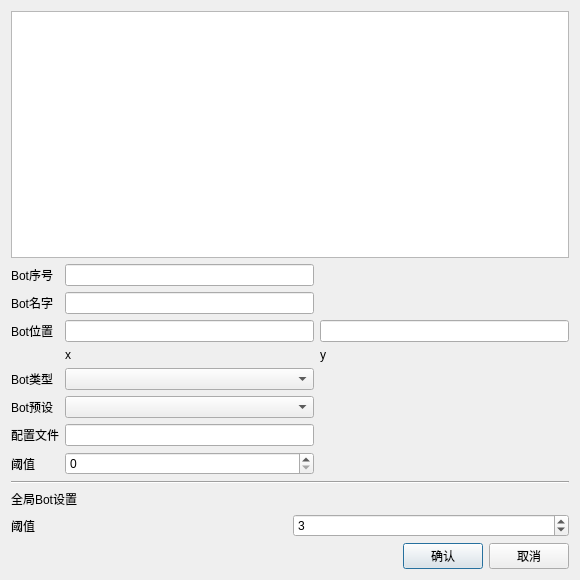
<?xml version="1.0" encoding="UTF-8"?>
<ui version="4.0">
 <class>DialogBotSettings</class>
 <widget class="QDialog" name="DialogBotSettings">
  <property name="geometry">
   <rect>
    <x>0</x>
    <y>0</y>
    <width>580</width>
    <height>580</height>
   </rect>
  </property>
  <property name="windowTitle">
   <string>Bot设置</string>
  </property>
  <layout class="QVBoxLayout" name="verticalLayout">
   <item>
    <widget class="QTableWidget" name="tableWidget"/>
   </item>
   <item>
    <layout class="QGridLayout" name="gridLayout">
     <item row="6" column="1">
      <widget class="QLineEdit" name="lineEditConfig"/>
     </item>
     <item row="3" column="1">
      <widget class="QLabel" name="label_3">
       <property name="text">
        <string>x</string>
       </property>
      </widget>
     </item>
     <item row="5" column="0">
      <widget class="QLabel" name="label_6">
       <property name="text">
        <string>Bot预设</string>
       </property>
      </widget>
     </item>
     <item row="2" column="1">
      <widget class="QLineEdit" name="lineEditX"/>
     </item>
     <item row="5" column="1">
      <widget class="QComboBox" name="comboBoxPreset"/>
     </item>
     <item row="1" column="0">
      <widget class="QLabel" name="label_8">
       <property name="text">
        <string>Bot名字</string>
       </property>
      </widget>
     </item>
     <item row="0" column="0">
      <widget class="QLabel" name="label">
       <property name="text">
        <string>Bot序号</string>
       </property>
      </widget>
     </item>
     <item row="4" column="1">
      <widget class="QComboBox" name="comboBoxBotType"/>
     </item>
     <item row="2" column="0">
      <widget class="QLabel" name="label_2">
       <property name="text">
        <string>Bot位置</string>
       </property>
      </widget>
     </item>
     <item row="0" column="1">
      <widget class="QLineEdit" name="lineEditBotNum"/>
     </item>
     <item row="3" column="2">
      <widget class="QLabel" name="label_4">
       <property name="text">
        <string>y</string>
       </property>
      </widget>
     </item>
     <item row="4" column="0">
      <widget class="QLabel" name="label_5">
       <property name="text">
        <string>Bot类型</string>
       </property>
      </widget>
     </item>
     <item row="2" column="2">
      <widget class="QLineEdit" name="lineEditY"/>
     </item>
     <item row="1" column="1">
      <widget class="QLineEdit" name="lineEditBotName"/>
     </item>
     <item row="6" column="0">
      <widget class="QLabel" name="label_7">
       <property name="text">
        <string>配置文件</string>
       </property>
      </widget>
     </item>
     <item row="7" column="0">
      <widget class="QLabel" name="label_9">
       <property name="text">
        <string>阈值</string>
       </property>
      </widget>
     </item>
     <item row="7" column="1">
      <widget class="QSpinBox" name="spinBoxThreshold">
       <property name="maximum">
        <number>8</number>
       </property>
      </widget>
     </item>
    </layout>
   </item>
   <item>
    <widget class="Line" name="line">
     <property name="orientation">
      <enum>Qt::Horizontal</enum>
     </property>
    </widget>
   </item>
   <item>
    <widget class="QLabel" name="label_10">
     <property name="text">
      <string>全局Bot设置</string>
     </property>
    </widget>
   </item>
   <item>
    <layout class="QGridLayout" name="gridLayout_2">
     <item row="0" column="0">
      <widget class="QLabel" name="label_11">
       <property name="text">
        <string>阈值</string>
       </property>
      </widget>
     </item>
     <item row="0" column="1">
      <widget class="QSpinBox" name="spinBoxGlobalThreshold">
       <property name="maximum">
        <number>8</number>
       </property>
       <property name="value">
        <number>3</number>
       </property>
      </widget>
     </item>
    </layout>
   </item>
   <item>
    <layout class="QHBoxLayout" name="horizontalLayout">
     <item>
      <spacer name="horizontalSpacer">
       <property name="orientation">
        <enum>Qt::Horizontal</enum>
       </property>
       <property name="sizeHint" stdset="0">
        <size>
         <width>40</width>
         <height>20</height>
        </size>
       </property>
      </spacer>
     </item>
     <item>
      <widget class="QPushButton" name="pushButton">
       <property name="text">
        <string>确认</string>
       </property>
      </widget>
     </item>
     <item>
      <widget class="QPushButton" name="pushButton_2">
       <property name="text">
        <string>取消</string>
       </property>
      </widget>
     </item>
    </layout>
   </item>
  </layout>
 </widget>
 <resources/>
 <connections/>
</ui>
